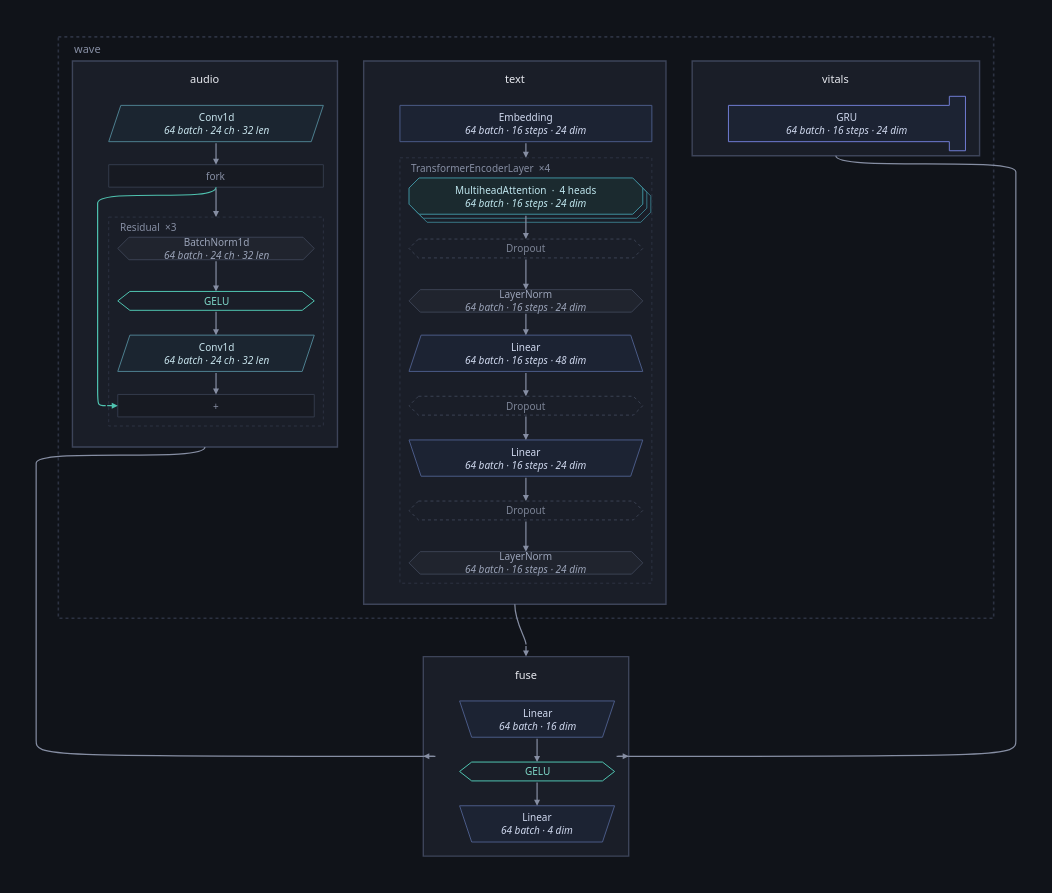

Write notebook code for a chart like this one.
### Markdown cell above
### Opening a composite

A `TransformerEncoderLayer` is one box because read as its fourteen leaves it
is fourteen things. When the inside of one **is** the question, `depth=` opens
it — and `depth` counts composites opened rather than names, because that
layer sits three names deep inside a `TransformerEncoder` and asking for one
level of detail should not have to know that.

### Code cell
healthy.figure(inside=architecture(healthy, ONE, depth=1))

### Figure 1 — Plotly figure (JSON) as saved in the notebook; plotly's stock layout.template omitted (floating-point values rounded to 4 significant figures)
{"data": [{"hoverinfo": "text", "hovertext": ["<b>audio</b><br>class: Audio<br>device: cpu", "<b>text</b><br>class: Text<br>device: cpu", "<b>vitals</b><br>class: Vitals<br>device: cpu", "<b>fuse</b><br>class: Fuse<br>device: cpu"], "marker": {"opacity": 0, "size": 1}, "mode": "markers", "showlegend": false, "type": "scatter", "x": [145.5, 453.0, 771.6, 464.1], "y": [215.5, 293.5, 71.0, 714.0]}], "layout": {"annotations": [{"align": "left", "font": {"color": "#868ea3", "family": "system-ui, -apple-system, Segoe UI, Roboto, sans-serif", "size": 11}, "showarrow": false, "text": "wave", "x": 14.0, "xanchor": "left", "y": 12.0, "yanchor": "middle"}, {"align": "center", "font": {"color": "#e7e9ef", "family": "system-ui, -apple-system, Segoe UI, Roboto, sans-serif", "size": 11}, "showarrow": false, "text": "audio", "x": 145.5, "xanchor": "center", "y": 41.5, "yanchor": "middle"}, {"align": "center", "font": {"color": "#c7e3ec", "family": "system-ui, -apple-system, Segoe UI, Roboto, sans-serif", "size": 10}, "showarrow": false, "text": "Conv1d<br><i>64 batch · 24 ch · 32 len</i>", "x": 156.5, "xanchor": "center", "y": 86.0, "yanchor": "middle"}, {"align": "center", "font": {"color": "#868ea3", "family": "system-ui, -apple-system, Segoe UI, Roboto, sans-serif", "size": 10}, "showarrow": false, "text": "fork", "x": 156.5, "xanchor": "center", "y": 138.0, "yanchor": "middle"}, {"align": "center", "font": {"color": "#9aa3b8", "family": "system-ui, -apple-system, Segoe UI, Roboto, sans-serif", "size": 10}, "showarrow": false, "text": "BatchNorm1d<br><i>64 batch · 24 ch · 32 len</i>", "x": 156.5, "xanchor": "center", "y": 210.0, "yanchor": "middle"}, {"align": "center", "font": {"color": "#7fd8c9", "family": "system-ui, -apple-system, Segoe UI, Roboto, sans-serif", "size": 10}, "showarrow": false, "text": "GELU", "x": 156.5, "xanchor": "center", "y": 262.0, "yanchor": "middle"}, {"align": "center", "font": {"color": "#c7e3ec", "family": "system-ui, -apple-system, Segoe UI, Roboto, sans-serif", "size": 10}, "showarrow": false, "text": "Conv1d<br><i>64 batch · 24 ch · 32 len</i>", "x": 156.5, "xanchor": "center", "y": 314.0, "yanchor": "middle"}, {"align": "center", "font": {"color": "#868ea3", "family": "system-ui, -apple-system, Segoe UI, Roboto, sans-serif", "size": 10}, "showarrow": false, "text": "+", "x": 156.5, "xanchor": "center", "y": 366.0, "yanchor": "middle"}, {"align": "left", "font": {"color": "#868ea3", "family": "system-ui, -apple-system, Segoe UI, Roboto, sans-serif", "size": 10}, "showarrow": false, "text": "Residual  ×3", "x": 59.0, "xanchor": "left", "y": 188.8, "yanchor": "middle"}, {"align": "center", "font": {"color": "#e7e9ef", "family": "system-ui, -apple-system, Segoe UI, Roboto, sans-serif", "size": 11}, "showarrow": false, "text": "text", "x": 453.0, "xanchor": "center", "y": 41.5, "yanchor": "middle"}, {"align": "center", "font": {"color": "#cfd8ee", "family": "system-ui, -apple-system, Segoe UI, Roboto, sans-serif", "size": 10}, "showarrow": false, "text": "Embedding<br><i>64 batch · 16 steps · 24 dim</i>", "x": 464.0, "xanchor": "center", "y": 86.0, "yanchor": "middle"}, {"align": "center", "font": {"color": "#bfe6ee", "family": "system-ui, -apple-system, Segoe UI, Roboto, sans-serif", "size": 10}, "showarrow": false, "text": "MultiheadAttention  ·  4 heads<br><i>64 batch · 16 steps · 24 dim</i>", "x": 464.0, "xanchor": "center", "y": 158.0, "yanchor": "middle"}, {"align": "center", "font": {"color": "#7c8496", "family": "system-ui, -apple-system, Segoe UI, Roboto, sans-serif", "size": 10}, "showarrow": false, "text": "Dropout", "x": 464.0, "xanchor": "center", "y": 210.0, "yanchor": "middle"}, {"align": "center", "font": {"color": "#9aa3b8", "family": "system-ui, -apple-system, Segoe UI, Roboto, sans-serif", "size": 10}, "showarrow": false, "text": "LayerNorm<br><i>64 batch · 16 steps · 24 dim</i>", "x": 464.0, "xanchor": "center", "y": 262.0, "yanchor": "middle"}, {"align": "center", "font": {"color": "#cfd8ee", "family": "system-ui, -apple-system, Segoe UI, Roboto, sans-serif", "size": 10}, "showarrow": false, "text": "Linear<br><i>64 batch · 16 steps · 48 dim</i>", "x": 464.0, "xanchor": "center", "y": 314.0, "yanchor": "middle"}, {"align": "center", "font": {"color": "#7c8496", "family": "system-ui, -apple-system, Segoe UI, Roboto, sans-serif", "size": 10}, "showarrow": false, "text": "Dropout", "x": 464.0, "xanchor": "center", "y": 366.0, "yanchor": "middle"}, {"align": "center", "font": {"color": "#cfd8ee", "family": "system-ui, -apple-system, Segoe UI, Roboto, sans-serif", "size": 10}, "showarrow": false, "text": "Linear<br><i>64 batch · 16 steps · 24 dim</i>", "x": 464.0, "xanchor": "center", "y": 418.0, "yanchor": "middle"}, {"align": "center", "font": {"color": "#7c8496", "family": "system-ui, -apple-system, Segoe UI, Roboto, sans-serif", "size": 10}, "showarrow": false, "text": "Dropout", "x": 464.0, "xanchor": "center", "y": 470.0, "yanchor": "middle"}, {"align": "center", "font": {"color": "#9aa3b8", "family": "system-ui, -apple-system, Segoe UI, Roboto, sans-serif", "size": 10}, "showarrow": false, "text": "LayerNorm<br><i>64 batch · 16 steps · 24 dim</i>", "x": 464.0, "xanchor": "center", "y": 522.0, "yanchor": "middle"}, {"align": "left", "font": {"color": "#868ea3", "family": "system-ui, -apple-system, Segoe UI, Roboto, sans-serif", "size": 10}, "showarrow": false, "text": "TransformerEncoderLayer  ×4", "x": 348.0, "xanchor": "left", "y": 130.0, "yanchor": "middle"}, {"align": "center", "font": {"color": "#e7e9ef", "family": "system-ui, -apple-system, Segoe UI, Roboto, sans-serif", "size": 11}, "showarrow": false, "text": "vitals", "x": 771.6, "xanchor": "center", "y": 41.5, "yanchor": "middle"}, {"align": "center", "font": {"color": "#cfd8ee", "family": "system-ui, -apple-system, Segoe UI, Roboto, sans-serif", "size": 10}, "showarrow": false, "text": "GRU<br><i>64 batch · 16 steps · 24 dim</i>", "x": 782.6, "xanchor": "center", "y": 86.0, "yanchor": "middle"}, {"align": "center", "font": {"color": "#e7e9ef", "family": "system-ui, -apple-system, Segoe UI, Roboto, sans-serif", "size": 11}, "showarrow": false, "text": "fuse", "x": 464.1, "xanchor": "center", "y": 632.5, "yanchor": "middle"}, {"align": "center", "font": {"color": "#cfd8ee", "family": "system-ui, -apple-system, Segoe UI, Roboto, sans-serif", "size": 10}, "showarrow": false, "text": "Linear<br><i>64 batch · 16 dim</i>", "x": 475.1, "xanchor": "center", "y": 677.0, "yanchor": "middle"}, {"align": "center", "font": {"color": "#7fd8c9", "family": "system-ui, -apple-system, Segoe UI, Roboto, sans-serif", "size": 10}, "showarrow": false, "text": "GELU", "x": 475.1, "xanchor": "center", "y": 729.0, "yanchor": "middle"}, {"align": "center", "font": {"color": "#cfd8ee", "family": "system-ui, -apple-system, Segoe UI, Roboto, sans-serif", "size": 10}, "showarrow": false, "text": "Linear<br><i>64 batch · 4 dim</i>", "x": 475.1, "xanchor": "center", "y": 781.0, "yanchor": "middle"}, {"arrowcolor": "#868ea3", "arrowhead": 2, "arrowsize": 1, "arrowwidth": 1.2, "ax": 156.5, "axref": "x", "ay": 149.2, "ayref": "y", "showarrow": true, "text": "", "x": 156.5, "xref": "x", "y": 178.8, "yref": "y"}, {"arrowcolor": "#868ea3", "arrowhead": 2, "arrowsize": 1, "arrowwidth": 1.2, "ax": 156.5, "axref": "x", "ay": 221.2, "ayref": "y", "showarrow": true, "text": "", "x": 156.5, "xref": "x", "y": 252.6, "yref": "y"}, {"arrowcolor": "#868ea3", "arrowhead": 2, "arrowsize": 1, "arrowwidth": 1.2, "ax": 156.5, "axref": "x", "ay": 271.4, "ayref": "y", "showarrow": true, "text": "", "x": 156.5, "xref": "x", "y": 296.0, "yref": "y"}, {"arrowcolor": "#4fc3b0", "arrowhead": 2, "arrowsize": 1, "arrowwidth": 1.2, "ax": 47.0, "axref": "x", "ay": 366.0, "ayref": "y", "showarrow": true, "text": "", "x": 59.0, "xref": "x", "y": 366.0, "yref": "y"}, {"arrowcolor": "#868ea3", "arrowhead": 2, "arrowsize": 1, "arrowwidth": 1.2, "ax": 156.5, "axref": "x", "ay": 332.0, "ayref": "y", "showarrow": true, "text": "", "x": 156.5, "xref": "x", "y": 354.8, "yref": "y"}, {"arrowcolor": "#868ea3", "arrowhead": 2, "arrowsize": 1, "arrowwidth": 1.2, "ax": 156.5, "axref": "x", "ay": 104.0, "ayref": "y", "showarrow": true, "text": "", "x": 156.5, "xref": "x", "y": 126.8, "yref": "y"}, {"arrowcolor": "#868ea3", "arrowhead": 2, "arrowsize": 1, "arrowwidth": 1.2, "ax": 464.0, "axref": "x", "ay": 104.0, "ayref": "y", "showarrow": true, "text": "", "x": 464.0, "xref": "x", "y": 120.0, "yref": "y"}, {"arrowcolor": "#868ea3", "arrowhead": 2, "arrowsize": 1, "arrowwidth": 1.2, "ax": 464.0, "axref": "x", "ay": 176.0, "ayref": "y", "showarrow": true, "text": "", "x": 464.0, "xref": "x", "y": 200.6, "yref": "y"}, {"arrowcolor": "#868ea3", "arrowhead": 2, "arrowsize": 1, "arrowwidth": 1.2, "ax": 464.0, "axref": "x", "ay": 219.4, "ayref": "y", "showarrow": true, "text": "", "x": 464.0, "xref": "x", "y": 250.8, "yref": "y"}, {"arrowcolor": "#868ea3", "arrowhead": 2, "arrowsize": 1, "arrowwidth": 1.2, "ax": 464.0, "axref": "x", "ay": 273.2, "ayref": "y", "showarrow": true, "text": "", "x": 464.0, "xref": "x", "y": 296.0, "yref": "y"}, {"arrowcolor": "#868ea3", "arrowhead": 2, "arrowsize": 1, "arrowwidth": 1.2, "ax": 464.0, "axref": "x", "ay": 332.0, "ayref": "y", "showarrow": true, "text": "", "x": 464.0, "xref": "x", "y": 356.6, "yref": "y"}, {"arrowcolor": "#868ea3", "arrowhead": 2, "arrowsize": 1, "arrowwidth": 1.2, "ax": 464.0, "axref": "x", "ay": 375.4, "ayref": "y", "showarrow": true, "text": "", "x": 464.0, "xref": "x", "y": 400.0, "yref": "y"}, {"arrowcolor": "#868ea3", "arrowhead": 2, "arrowsize": 1, "arrowwidth": 1.2, "ax": 464.0, "axref": "x", "ay": 436.0, "ayref": "y", "showarrow": true, "text": "", "x": 464.0, "xref": "x", "y": 460.6, "yref": "y"}, {"arrowcolor": "#868ea3", "arrowhead": 2, "arrowsize": 1, "arrowwidth": 1.2, "ax": 464.0, "axref": "x", "ay": 479.4, "ayref": "y", "showarrow": true, "text": "", "x": 464.0, "xref": "x", "y": 510.8, "yref": "y"}, {"arrowcolor": "#868ea3", "arrowhead": 2, "arrowsize": 1, "arrowwidth": 1.2, "ax": 475.1, "axref": "x", "ay": 695.0, "ayref": "y", "showarrow": true, "text": "", "x": 475.1, "xref": "x", "y": 719.6, "yref": "y"}, {"arrowcolor": "#868ea3", "arrowhead": 2, "arrowsize": 1, "arrowwidth": 1.2, "ax": 475.1, "axref": "x", "ay": 738.4, "ayref": "y", "showarrow": true, "text": "", "x": 475.1, "xref": "x", "y": 763.0, "yref": "y"}, {"arrowcolor": "#868ea3", "arrowhead": 2, "arrowsize": 1, "arrowwidth": 1.2, "ax": 374.2, "axref": "x", "ay": 714.0, "ayref": "y", "showarrow": true, "text": "", "x": 362.2, "xref": "x", "y": 714.0, "yref": "y"}, {"arrowcolor": "#868ea3", "arrowhead": 2, "arrowsize": 1, "arrowwidth": 1.2, "ax": 464.1, "axref": "x", "ay": 603.0, "ayref": "y", "showarrow": true, "text": "", "x": 464.1, "xref": "x", "y": 615.0, "yref": "y"}, {"arrowcolor": "#868ea3", "arrowhead": 2, "arrowsize": 1, "arrowwidth": 1.2, "ax": 554.0, "axref": "x", "ay": 714.0, "ayref": "y", "showarrow": true, "text": "", "x": 566.0, "xref": "x", "y": 714.0, "yref": "y"}], "font": {"color": "#e7e9ef", "family": "system-ui, -apple-system, Segoe UI, Roboto, sans-serif", "size": 12}, "height": 893.0, "hoverlabel": {"align": "left", "bgcolor": "#1a1e28", "bordercolor": "#2c3242", "font": {"color": "#e7e9ef", "family": "system-ui, -apple-system, Segoe UI, Roboto, sans-serif"}}, "legend": {"bgcolor": "rgba(0,0,0,0)", "font": {"color": "#868ea3"}, "orientation": "h", "x": 1, "xanchor": "right", "y": 1.02, "yanchor": "bottom"}, "margin": {"b": 16, "l": 16, "r": 16, "t": 16}, "paper_bgcolor": "#101319", "plot_bgcolor": "#101319", "shapes": [{"fillcolor": "rgba(0,0,0,0)", "layer": "below", "line": {"color": "#2c3242", "dash": "dot", "width": 1.6}, "type": "rect", "x0": 0.0, "x1": 928.2, "y0": 0.0, "y1": 577.0}, {"fillcolor": "#1a1e28", "layer": "below", "line": {"color": "#3d4459", "width": 1.4}, "type": "rect", "x0": 14.0, "x1": 277.0, "y0": 24.0, "y1": 407.0}, {"fillcolor": "#1b2530", "layer": "below", "line": {"color": "#4d7f8f", "width": 1.0}, "path": "M 62.0,68.0 L 263.0,68.0 L 251.0,104.0 L 50.0,104.0 Z", "type": "path", "xref": "x", "yref": "y"}, {"fillcolor": "#171a22", "layer": "below", "line": {"color": "#333a4b", "width": 1.0}, "path": "M 50.0,126.84 L 263.0,126.84 L 263.0,149.16 L 50.0,149.16 Z", "type": "path", "xref": "x", "yref": "y"}, {"fillcolor": "#20242e", "layer": "below", "line": {"color": "#3a4152", "width": 1.0}, "path": "M 70.16,198.84 L 242.84,198.84 L 254.0,210.0 L 242.84,221.16 L 70.16,221.16 L 59.0,210.0 Z", "type": "path", "xref": "x", "yref": "y"}, {"fillcolor": "rgba(0,0,0,0)", "layer": "below", "line": {"color": "#4fc3b0", "width": 1.0}, "path": "M 59.0,262.0 L 71.0,252.64 L 242.0,252.64 L 254.0,262.0 L 242.0,271.36 L 71.0,271.36 Z", "type": "path", "xref": "x", "yref": "y"}, {"fillcolor": "#1b2530", "layer": "below", "line": {"color": "#4d7f8f", "width": 1.0}, "path": "M 71.0,296.0 L 254.0,296.0 L 242.0,332.0 L 59.0,332.0 Z", "type": "path", "xref": "x", "yref": "y"}, {"fillcolor": "#171a22", "layer": "below", "line": {"color": "#333a4b", "width": 1.0}, "path": "M 59.0,354.84 L 254.0,354.84 L 254.0,377.15999999999997 L 59.0,377.15999999999997 Z", "type": "path", "xref": "x", "yref": "y"}, {"layer": "below", "line": {"color": "#2c3242", "dash": "dot", "width": 1.0}, "type": "rect", "x0": 50.0, "x1": 263.0, "y0": 178.8, "y1": 386.2}, {"fillcolor": "#1a1e28", "layer": "below", "line": {"color": "#3d4459", "width": 1.4}, "type": "rect", "x0": 303.0, "x1": 603.0, "y0": 24.0, "y1": 563.0}, {"fillcolor": "#1c2333", "layer": "below", "line": {"color": "#4a5a86", "width": 1.0}, "path": "M 339.0,68.0 L 589.0,68.0 L 589.0,104.0 L 339.0,104.0 Z", "type": "path", "xref": "x", "yref": "y"}, {"layer": "below", "line": {"color": "#3f8f9d", "width": 0.8}, "path": "M 366.0,148.0 L 578.0,148.0 L 588.0,158.0 L 588.0,174.0 L 578.0,184.0 L 366.0,184.0 L 356.0,174.0 L 356.0,158.0 Z", "type": "path", "xref": "x", "yref": "y"}, {"layer": "below", "line": {"color": "#3f8f9d", "width": 0.8}, "path": "M 362.0,144.0 L 574.0,144.0 L 584.0,154.0 L 584.0,170.0 L 574.0,180.0 L 362.0,180.0 L 352.0,170.0 L 352.0,154.0 Z", "type": "path", "xref": "x", "yref": "y"}, {"fillcolor": "#1b2a2f", "layer": "below", "line": {"color": "#3f8f9d", "width": 1.0}, "path": "M 358.0,140.0 L 570.0,140.0 L 580.0,150.0 L 580.0,166.0 L 570.0,176.0 L 358.0,176.0 L 348.0,166.0 L 348.0,150.0 Z", "type": "path", "xref": "x", "yref": "y"}, {"fillcolor": "rgba(0,0,0,0)", "layer": "below", "line": {"color": "#3a4152", "dash": "dot", "width": 1.0}, "path": "M 357.36,200.64 L 570.64,200.64 L 580.0,210.0 L 570.64,219.35999999999999 L 357.36,219.35999999999999 L 348.0,210.0 Z", "type": "path", "xref": "x", "yref": "y"}, {"fillcolor": "#20242e", "layer": "below", "line": {"color": "#3a4152", "width": 1.0}, "path": "M 359.16,250.84 L 568.84,250.84 L 580.0,262.0 L 568.84,273.16 L 359.16,273.16 L 348.0,262.0 Z", "type": "path", "xref": "x", "yref": "y"}, {"fillcolor": "#1c2333", "layer": "below", "line": {"color": "#4a5a86", "width": 1.0}, "path": "M 360.0,296.0 L 568.0,296.0 L 580.0,332.0 L 348.0,332.0 Z", "type": "path", "xref": "x", "yref": "y"}, {"fillcolor": "rgba(0,0,0,0)", "layer": "below", "line": {"color": "#3a4152", "dash": "dot", "width": 1.0}, "path": "M 357.36,356.64 L 570.64,356.64 L 580.0,366.0 L 570.64,375.36 L 357.36,375.36 L 348.0,366.0 Z", "type": "path", "xref": "x", "yref": "y"}, {"fillcolor": "#1c2333", "layer": "below", "line": {"color": "#4a5a86", "width": 1.0}, "path": "M 348.0,400.0 L 580.0,400.0 L 568.0,436.0 L 360.0,436.0 Z", "type": "path", "xref": "x", "yref": "y"}, {"fillcolor": "rgba(0,0,0,0)", "layer": "below", "line": {"color": "#3a4152", "dash": "dot", "width": 1.0}, "path": "M 357.36,460.64 L 570.64,460.64 L 580.0,470.0 L 570.64,479.36 L 357.36,479.36 L 348.0,470.0 Z", "type": "path", "xref": "x", "yref": "y"}, {"fillcolor": "#20242e", "layer": "below", "line": {"color": "#3a4152", "width": 1.0}, "path": "M 359.16,510.84 L 568.84,510.84 L 580.0,522.0 L 568.84,533.16 L 359.16,533.16 L 348.0,522.0 Z", "type": "path", "xref": "x", "yref": "y"}, {"layer": "below", "line": {"color": "#2c3242", "dash": "dot", "width": 1.0}, "type": "rect", "x0": 339.0, "x1": 589.0, "y0": 120.0, "y1": 542.2}, {"fillcolor": "#1a1e28", "layer": "below", "line": {"color": "#3d4459", "width": 1.4}, "type": "rect", "x0": 629.0, "x1": 914.2, "y0": 24.0, "y1": 118.0}, {"fillcolor": "#1c2333", "layer": "below", "line": {"color": "#6f7bd1", "width": 1.0}, "path": "M 665.0,68.0 L 884.2,68.0 L 884.2,59.0 L 900.2,59.0 L 900.2,113.0 L 884.2,113.0 L 884.2,104.0 L 665.0,104.0 Z", "type": "path", "xref": "x", "yref": "y"}, {"fillcolor": "#1a1e28", "layer": "below", "line": {"color": "#3d4459", "width": 1.4}, "type": "rect", "x0": 362.2, "x1": 566.0, "y0": 615.0, "y1": 813.0}, {"fillcolor": "#1c2333", "layer": "below", "line": {"color": "#4a5a86", "width": 1.0}, "path": "M 398.20000000000005,659.0 L 552.0,659.0 L 540.0,695.0 L 410.20000000000005,695.0 Z", "type": "path", "xref": "x", "yref": "y"}, {"fillcolor": "rgba(0,0,0,0)", "layer": "below", "line": {"color": "#4fc3b0", "width": 1.0}, "path": "M 398.20000000000005,729.0 L 410.20000000000005,719.64 L 540.0,719.64 L 552.0,729.0 L 540.0,738.36 L 410.20000000000005,738.36 Z", "type": "path", "xref": "x", "yref": "y"}, {"fillcolor": "#1c2333", "layer": "below", "line": {"color": "#4a5a86", "width": 1.0}, "path": "M 398.20000000000005,763.0 L 552.0,763.0 L 540.0,799.0 L 410.20000000000005,799.0 Z", "type": "path", "xref": "x", "yref": "y"}, {"layer": "below", "line": {"color": "#4fc3b0", "width": 1.2}, "path": "M 156.5,149.16 C 156.5,165.16 39.0,149.16 39.0,165.16 L 39.0,350.0 C 39.0,366.0 39.0,366.0 47.0,366.0", "type": "path", "xref": "x", "yref": "y"}, {"layer": "below", "line": {"color": "#868ea3", "width": 1.2}, "path": "M 145.5,407.0 C 145.5,423.0 -22.0,407.0 -22.0,423.0 L -22.0,698.0 C -22.0,714.0 -22.0,714.0 374.20000000000005,714.0", "type": "path", "xref": "x", "yref": "y"}, {"layer": "below", "line": {"color": "#868ea3", "width": 1.2}, "path": "M 453.0,563.0 C 453.0,581.2 464.1,596.8 464.1,603.0", "type": "path", "xref": "x", "yref": "y"}, {"layer": "below", "line": {"color": "#868ea3", "width": 1.2}, "path": "M 771.6,118.0 C 771.6,134.0 950.2,118.0 950.2,134.0 L 950.2,698.0 C 950.2,714.0 950.2,714.0 554.0,714.0", "type": "path", "xref": "x", "yref": "y"}], "width": 1052.0, "xaxis": {"range": [-42.0, 970.2], "visible": false}, "yaxis": {"range": [833.0, -20], "scaleanchor": "x", "visible": false}}}
